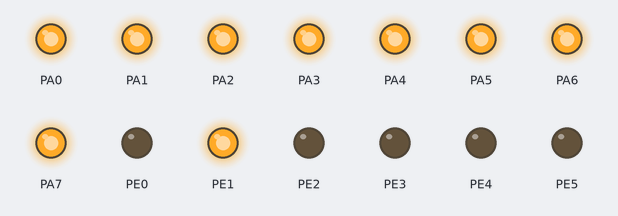
The program below on a simulated ATmega162, built with avr-gcc and emulated at 4.9152 MHz. Shown: output pins drawn as LEDs (lit = HIGH).

Above: at 0.5 s.
At 1.5 s:
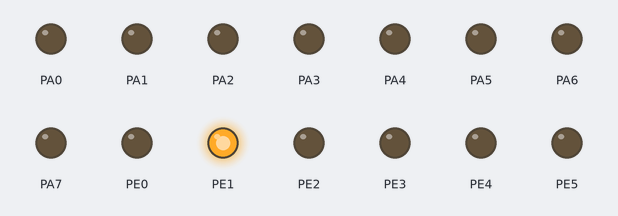
Timing chart, 0 to 3.0 s (numbered marks = the images above):
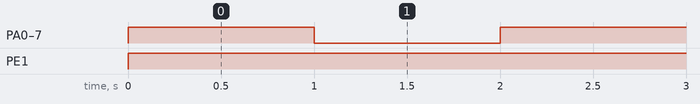

Measured:
- by itself, PA0–7: alternates HIGH for 1.0 s and LOW for 1.0 s
- by itself, PE1: LOW → HIGH at 0.00 s

The program:

latch.c
```c
/*
 * latch.c
 *
 * Created: 06.09.2017 09:47:31
 *  Author: ingunnjv
 */

#define F_CPU 4915200
#include <avr/io.h>
#include <util/delay.h>


int main(void)
{
	// port A is output
	DDRA = 0xFF;
	// port E is output (contains pin PE1, which is ALE)
	// ALE = Address Latch Enable
	DDRE = 0xFF;
	PORTE |= (1 <<PE1);

	while(1)
	{
		// test the latch by toggling each pin (AD0-AD7) and setting ALE (enable)
		PORTA |= (1 << PA0)|(1 << PA1)|(1 << PA2)|(1 << PA3)|(1 << PA4)|(1 << PA5)|(1 << PA6)|(1 << PA7);


		_delay_ms(1000);

		PORTA &= ~(1 << PA0);
		PORTA &= ~(1 << PA1);
		PORTA &= ~(1 << PA2);
		PORTA &= ~(1 << PA3);
		PORTA &= ~(1 << PA4);
		PORTA &= ~(1 << PA5);
		PORTA &= ~(1 << PA6);
		PORTA &= ~(1 << PA7);

		_delay_ms(1000);


	}
}
```
